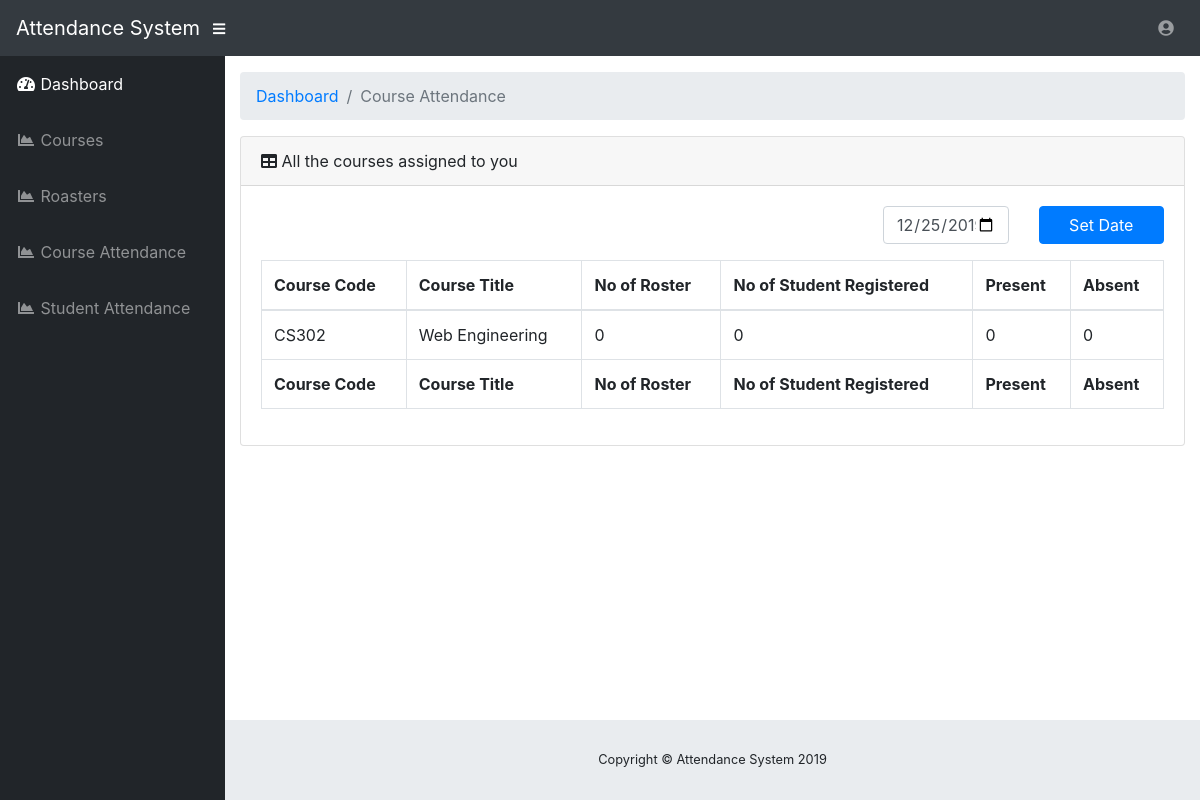
Screenshot of /course-attendance.php?date=2019-12-25 (signed in) with the database file from the repository.
### tables this page shows
CREATE TABLE `course_teacher` (
  `ct_id` int(11) NOT NULL,
  `course_id` int(11) NOT NULL,
  `teacher_id` int(11) NOT NULL,
  `term` varchar(4) NOT NULL
);

CREATE TABLE `course` (
  `course_id` int(11) NOT NULL,
  `course_code` varchar(6) NOT NULL,
  `course_title` varchar(255) NOT NULL,
  `course_description` varchar(10000) NOT NULL
);

### src/php/database/Db.php (called while the page is built, shortened)
<?php
class DB
{
    private static $con;
    public static function connect(){
        if(self::$con == null){
            self::$con = mysqli_connect("YOUR HOSTNAME HERE", "YOUR USERNAME HERE", "YOUR PASSWORD HERE", "YOUR DATABASE NAME HERE");
            return self::$con;
        }
        return self::$con;
    }
}

### src/course-attendance.php (the view, shortened to what this page needs)
<?php
$dateFilter = htmlentities($_GET['date']);
require 'php/database/Db.php';
$teacherID = (int) $_SESSION['teacher_id'];
?>
<?php include 'layout/top.php'; ?>
      <div class="container-fluid">
        <ol class="breadcrumb">
          <li class="breadcrumb-item">
            <a href="#">Dashboard</a>
          </li>
          <li class="breadcrumb-item active">Course Attendance</li>
        </ol>
        <div class="card mb-3">
          <div class="card-header">
            <i class="fas fa-table"></i>
            All the courses assigned to you</div>
          <div class="card-body">
              <div class="row mb-3">
                  <div class="col-md-8"></div>
                  <div class="col-md-2">
                      <input type="date" value="<?= $dateFilter ?>" id="date" class="form-control">
                  </div>
                  <div class="col-md-2">
                      <a href="#" onclick="setDate()" class="btn btn-block btn-primary">Set Date</a>
                  </div>
              </div>
            <div class="table-responsive">
              <table class="table table-bordered" id="dataTable" width="100%" cellspacing="0">
                <thead>
                  <tr>
                    <th>Course Code</th>
                    <th>Course Title</th>
                    <th>No of Roster</th>
                    <th>No of Student Registered</th>
                    <th>Present</th>
                    <th>Absent</th>
                  </tr>
                </thead>
                <tfoot>
                  <tr>
                    <th>Course Code</th>
                    <th>Course Title</th>
                    <th>No of Roster</th>
                    <th>No of Student Registered</th>
                    <th>Present</th>
                    <th>Absent</th>
                  </tr>
                </tfoot>
                <tbody>
                  <?php
                  $courseResult = mysqli_query(DB::connect(), "SELECT * FROM `course` c JOIN course_teacher ct ON c.course_id = ct.course_id WHERE ct.teacher_id = ". $teacherID);
                  while($courseRow = mysqli_fetch_assoc($courseResult)):
                  ?>
                  <tr>
                    <td><?= $courseRow['course_code'] ?></td>
                    <td><?= $courseRow['course_title'] ?></td>
                    <?php
                    $numOfRosterR = mysqli_query(DB::connect(), "SELECT * FROM attendance_log WHERE course_id = ".$courseRow['course_id']." AND date = '".$dateFilter."' AND teacher_id = ".$teacherID." GROUP BY roster_id");
                    $numOfRoster = mysqli_num_rows($numOfRosterR);
                    ?>
                    <td><?= $numOfRoster ?></td>
                    <?php
                    $allStudentR = mysqli_query(DB::connect(), "SELECT * FROM attendance_log WHERE course_id = ".$courseRow['course_id']." AND date = '".$dateFilter."' AND teacher_id = ".$teacherID." GROUP BY student_id");
                    $numOfStudent = mysqli_num_rows($allStudentR);
                    ?>
                    <td><?= $numOfStudent ?></td>
                    <?php
                    $presentR = mysqli_query(DB::connect(), "SELECT count(*) as present FROM attendance_log WHERE course_id = ".$courseRow['course_id']." AND date = '".$dateFilter."' AND teacher_id = ".$teacherID." AND attendance = 'Present' ");
                    $present = mysqli_fetch_assoc($presentR);
                    ?>
                    <td><?= $present['present'] ?></td>
                    <?php
                    $absentR = mysqli_query(DB::connect(), "SELECT count(*) as absent FROM attendance_log WHERE course_id = ".$courseRow['course_id']." AND date = '".$dateFilter."' AND teacher_id = ".$teacherID." AND attendance = 'Absent' ");
                    $absent = mysqli_fetch_assoc($absentR);
                    ?>
                    <td><?= $absent['absent'] ?></td>
                  </tr>
                  <?php
                  endwhile;
                  ?>
                </tbody>
              </table>
            </div>
          </div>
        </div>
      </div>
<?php include 'layout/bottom.php'; ?>

### rows the page displays
course_teacher: course.course_code "CS302", course.course_title "Web Engineering", numOfRoster "0", numOfStudent "0", present "0", absent "0"
